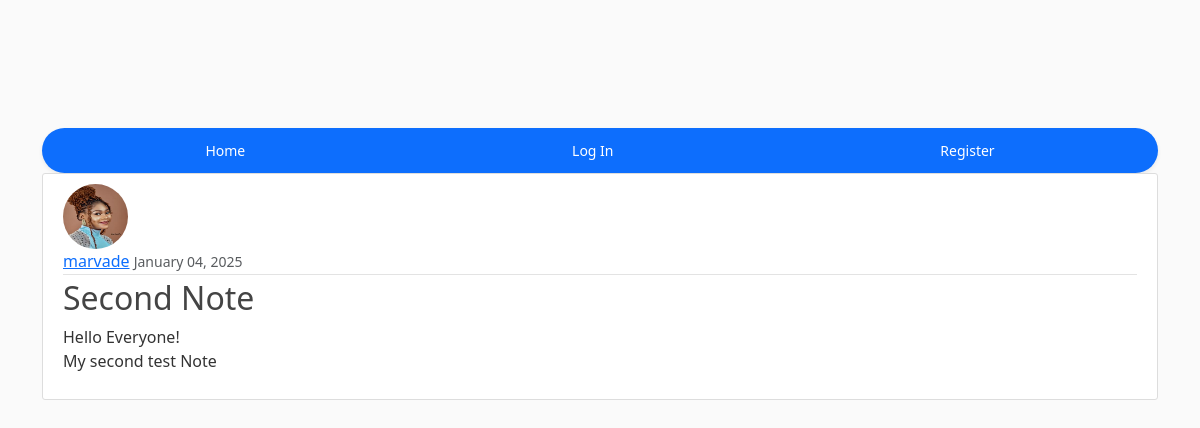
The app's page /note/2, older data.
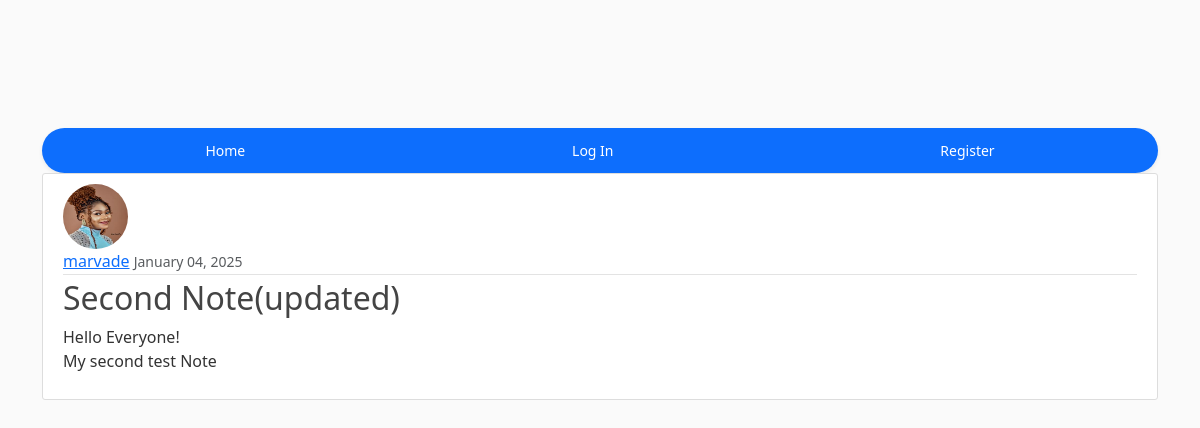
The same page, newer data.
### notes/models.py (models this page shows, shortened)
class Notes(models.Model):
    author = models.ForeignKey(User, on_delete=models.CASCADE)
    title = models.CharField(max_length=100)
    content = models.TextField()
    date_posted = models.DateTimeField(default=timezone.now)

### users/models.py (models this page shows, shortened)
class Profile(models.Model):
    user = models.OneToOneField(User, on_delete=models.Case)
    image = models.ImageField(default='default.jpg', upload_to='profile_pics')

### notes/views.py (the view)
# urls.py: path('note/<int:pk>', NoteDetailView.as_view(), name='note-detail'),
class NoteDetailView(DetailView):
    model = Notes

### notes/templates/notes/notes_detail.html (shortened to what this page needs)
{% extends 'notes/base.html' %}
{% block content%}
<article class="media content-section">
    <img class= "rounded-circle article-img "src="{{object.author.profile.image.url}}" alt="">
    <div class="media-body">
        <div class="article-metadata">
        <a class="mr-2" href="#">{{ object.author }}</a>
        <small class="text-muted">{{ object.date_posted|date:"F d, Y" }}</small>
        </div>
        <h2 class="article-title">{{ object.title }} </h2>
        <p class="article-content">{{ object.content }}</p>
    </div>
    </article>
{% endblock content%}

### notes/templates/notes/base.html (shortened to what this page needs)
{% load static %}
<!DOCTYPE html>
<html lang="en">
<head>
    <link href="https://cdn.jsdelivr.net/npm/bootstrap@5.3.3/dist/css/bootstrap.min.css" rel="stylesheet">
    <link rel="stylesheet" href="{% static 'notes/main.css' %}">
</head>
<body>
<header class="site-header">
    <div class="container">
        <br> <br>
        <ul class="nav nav-pills nav-fill gap-2 p-1 small bg-primary rounded-5 shadow-sm" id="pillNav2" role="tablist" style="--bs-nav-link-color: var(--bs-white); --bs-nav-pills-link-active-color: var(--bs-primary); --bs-nav-pills-link-active-bg: var(--bs-white);">
            <li class="nav-item" role="presentation">
                <a class="nav-link rounded-5 {% if request.resolver_match.url_name == 'home' %}active{% endif %}" id="home-tab2" href="{% url 'home' %}" role="tab" aria-selected="true">Home</a>
            </li>
            {% if user.is_authenticated %}
            <li class="nav-item" role="presentation">
                <a class="nav-link rounded-5 {% if request.resolver_match.url_name == 'profile' %}active{% endif %}" id="profile-tab2" href="{% url 'profile' %}" role="tab" aria-selected="false">Profile</a>
            </li>
            <li class="nav-item" role="presentation">
                <a class="nav-link rounded-5 {% if request.resolver_match.url_name == 'logout' %}active{% endif %}" id="contact-tab2" href="{% url 'logout' %}" role="tab" aria-selected="false">Logout</a>
            </li>
            {% else %}
            <li class="nav-item" role="presentation">
                <a class="nav-link rounded-5 {% if request.resolver_match.url_name == 'login' %}active{% endif %}" id="contact-tab2" href="{% url 'login' %}" role="tab" aria-selected="false">Log In</a>
            </li>
            <li class="nav-item" role="presentation">
                <a class="nav-link rounded-5 {% if request.resolver_match.url_name == 'register' %}active{% endif %}" id="contact-tab2" href="{% url 'register' %}" role="tab" aria-selected="false">Register</a>
            </li>
            {% endif %}
        </ul>
    </div>
</header>
<div class="container">
{% block content %}
{% endblock %}
</body>
</html>

### notes/static/notes/main.css (style rules this page uses)
body { background: #fafafa; color: #333333; margin-top: 5rem; }
h1, h2, h3, h4, h5, h6 { color: #444444; }
ul { margin: 0; }
.content-section { background: #ffffff; padding: 10px 20px; border: 1px solid #dddddd; border-radius: 3px; margin-bottom: 20px; }
.article-title { color: #444444; }
.article-content { white-space: pre-line; }
.article-img { height: 65px; width: 65px; margin-right: 16px; }
.article-metadata { padding-bottom: 1px; margin-bottom: 4px; border-bottom: 1px solid #e3e3e3 }

Row changes from the older to the newer data that the page shows:
changed Notes "Hello Everyone! My second test Note": title "Second Note" → "Second Note(updated)"
